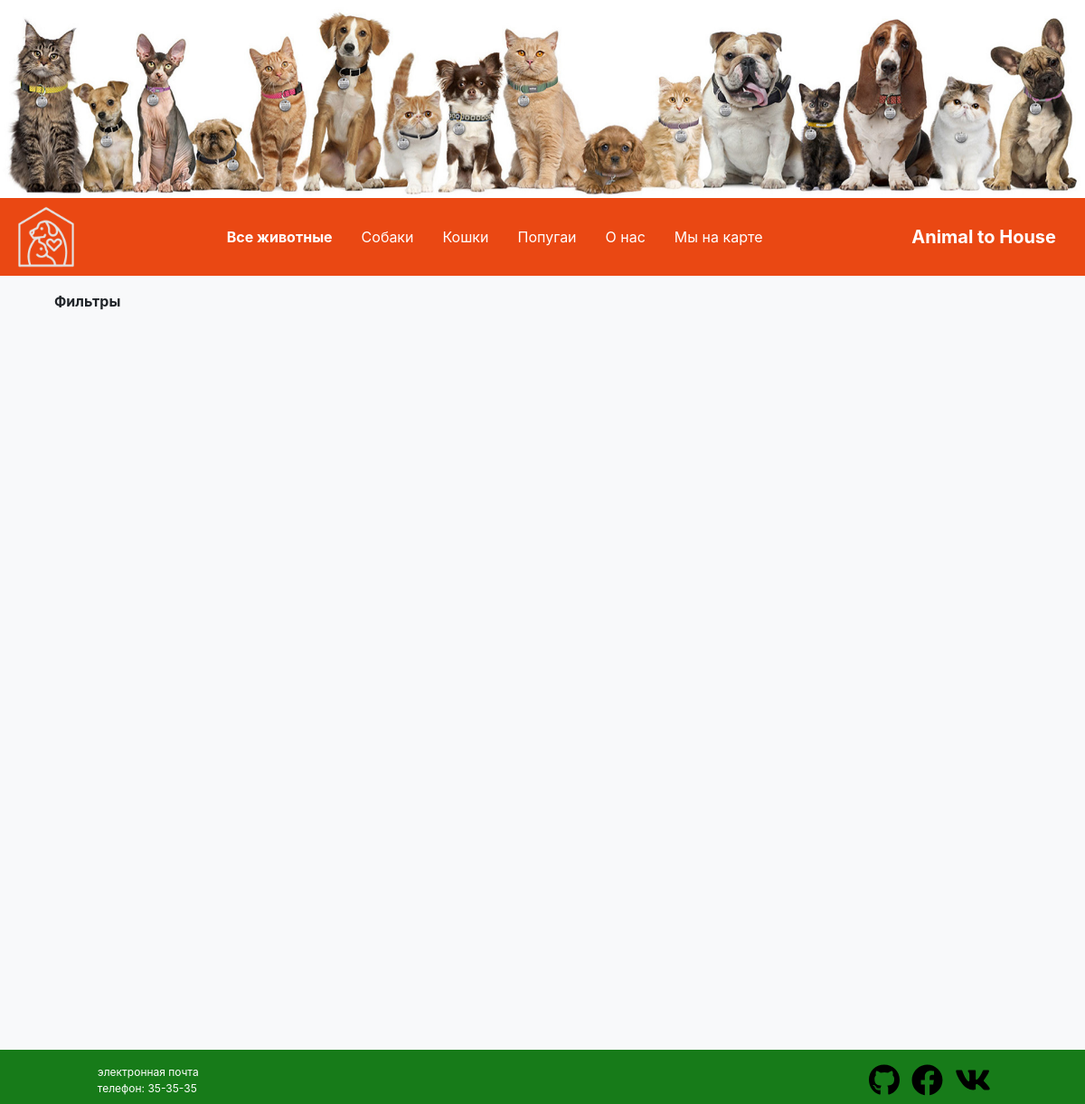
Before: /k/Dog with the older database file.
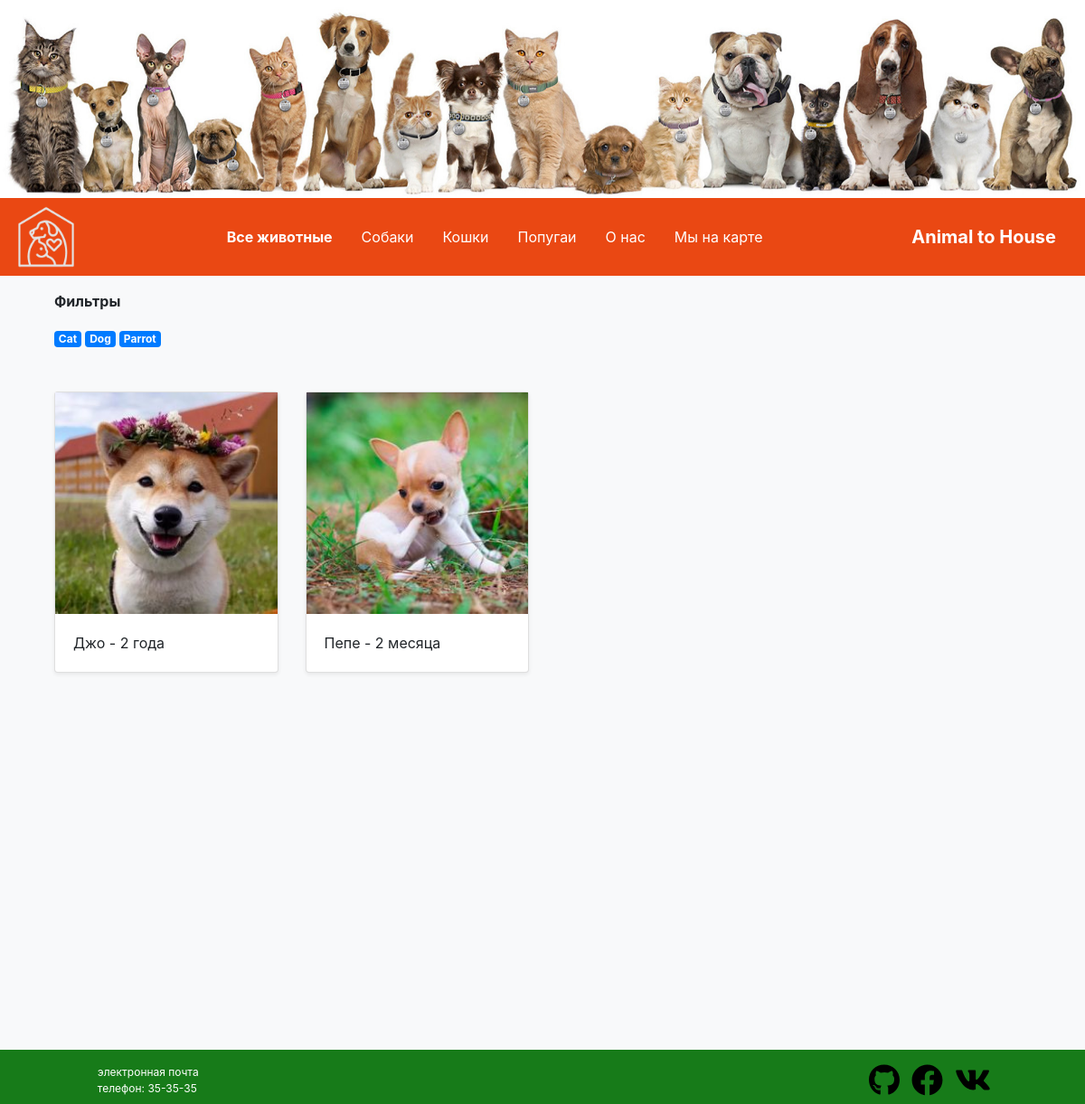
After: the same page with the newer database file.
### animal_shelter/models.py (models this page shows, shortened)
class Kind(models.Model):
    name = models.CharField(max_length=50, verbose_name="Вид", null=True, blank=True)
    def __str__(self):
        return self.name

class Pet(models.Model):
    name = models.CharField(max_length=13, verbose_name='Кличка')
    description = models.TextField(verbose_name='О питомце')
    receipt_date = models.DateField(auto_now=True, verbose_name="Поступил")
    face = models.ImageField(upload_to='pets_foto', blank=True, verbose_name="Фотография")
    birth_data = models.DateField(blank=True, null=True, verbose_name='Дата рождения')
    MALE = 'Мальчик'
    FEMALE = 'Девочка'
    GENDER = [(MALE, "Мальчик"), (FEMALE, "Девочка"), ]
    gender = models.CharField(max_length=10, choices=GENDER, verbose_name='Пол', null=True)
    kind = models.ForeignKey(Kind, on_delete=models.CASCADE, null=True, blank=True, verbose_name="Вид")
    @property
    def age(self):
        age = int((datetime.now().date() - self.birth_data).days / 31)
        if age < 12:
            last_simbol = age % 10
            if last_simbol == 1:
                return f'{age} месяц'
            elif last_simbol in (2, 3, 4):
                return f'{age} месяца'
            elif age % 100 in range(5, 21):
                return f'{age} месяцев'
        if age > 12:
            age = int(age / 12)
            last_simbol = age % 10
            if last_simbol == 1:
                return f'{age} год'
            elif last_simbol in (2, 3, 4):
                return f'{age} года'
            elif age % 100 in range(5, 21):
                return f'{age} лет'

### animal_shelter/views.py (the view)
# urls.py: path('k/<str:kind>', KindList.as_view(), name='finder_by_kind'),
class KindList(ListView):
    model = Pet
    template_name = 'base.html'
    def get_context_data(self, **kwargs):
        pets = super().get_context_data(**kwargs)
        name_kind = self.kwargs['kind'].title()
        kind = Kind.objects.filter(name=name_kind).values()
        for id in kind:
            pets['Pets'] = Pet.objects.filter(kind=id['id'])
        pets['kind'] = Kind.objects.all()
        return pets

### animal_shelter/templates/base.html (shortened to what this page needs)
{% extends 'for_base/top.html' %}
{% load static %}
{% block finder_by_kind %}
    <p><b>Фильтры</b></p>
    {% for k in kind %}
        <a href="{% url 'animal_shelter:finder_by_kind' k.name %}"><div class="badge badge-primary">{{ k }}</div></a>
    {% endfor %}
{% endblock %}
{% block contant %}
    <div class="album py-5">
        <div class="container">
            <div class="row">
                {% for pet in Pets %}
                <div class="col-md-3">
                        <div class="card mb-4 shadow-sm" >
                            <a href="{% url 'animal_shelter:pet-detail' pet.id %}">
                            <img src="{{ media }}{{ pet.face }}" alt="{{ pet.name }}" class="w-100">
                            </a>
                            <div class="card-body">
                                <p class="card-text">{{ pet.name }} - {{ pet.age }}</p>
                            </div>
                        </div>
                </div>
                {% endfor %}
            </div>
        </div>
    </div>
{% endblock %}

Changed rows visible on the page:
added Kind: name "Cat"
added Kind: name "Dog"
added Kind: name "Parrot"
now on this page (row edited): Pet: face (picture), name "Джо", age "2 года"
now on this page (row edited): Pet: face (picture), name "Пепе", age "2 месяца"
